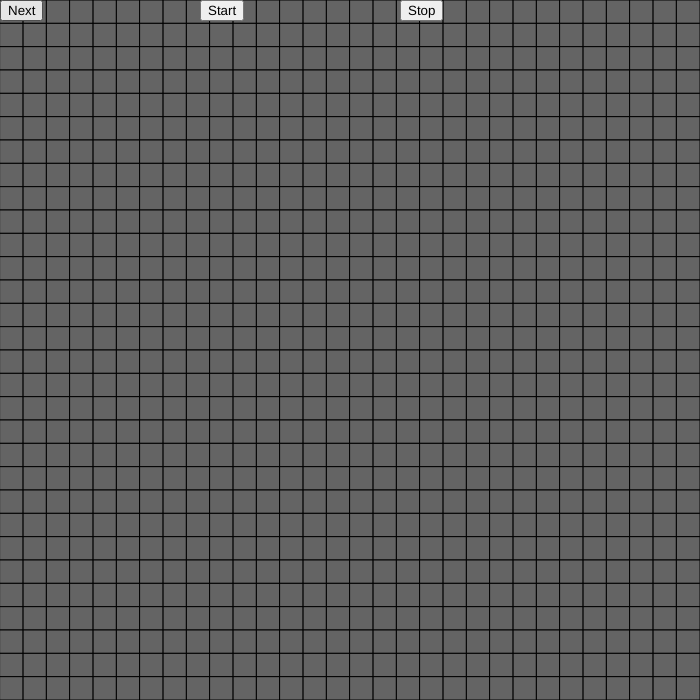
Frame 1 (no input)
Frame 60 (no input): identical to frame 1, image omitted
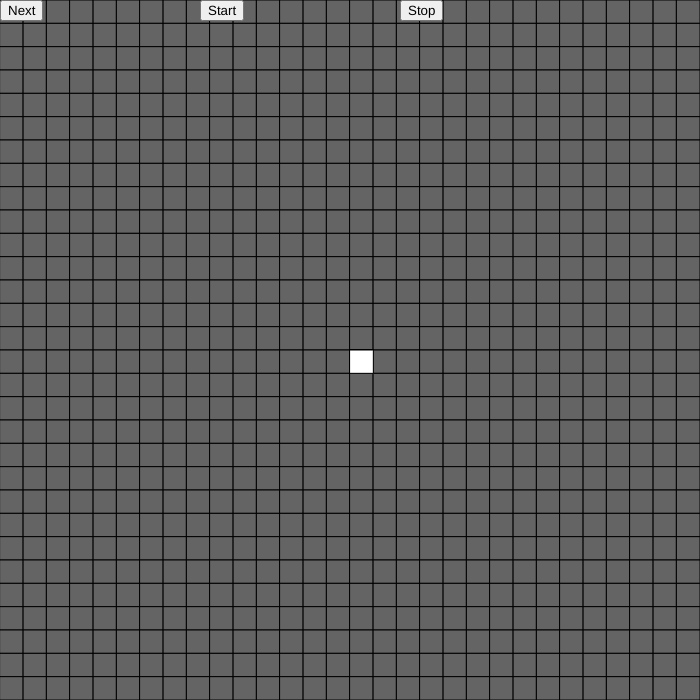
Frame 120 (the mouse pressed at the canvas centre since frame 60)

The p5.js sketch that drew these frames (run headless with seeded random() and noise() and a simulated clock; from frame 60 on, the mouse is pressed at the canvas centre):

// p5.js sketch
// ── sketch.js
var col = 30;
var row = 30;
var u = [];
var b = false;
var f = true;
var gen = 1;
var cellsN = [];
let button;
let start;
let stop;
var canvasx = 700;
var canvasy = 700;
var rs = canvasx/col;
var stop_g = true;

function setup() {
  createCanvas(canvasx, canvasy);
  background(0);
  for(var i = 0; i<col ; i++){
    u[i] = [];
    cellsN[i] = [];
     for(var j = 0; j<row ; j++){
        u[i][j] = new grid(i*canvasx/col,j*canvasy/row,i,j);
        cellsN[i][j] = 0;
     }
  }
  button = createButton('Next');
  button.position(0,0, 65);
  button.mousePressed(game);
  start = createButton('Start');
  start.position(200,0, 65);
  start.mousePressed(start_game);
  stop = createButton('Stop');
  stop.position(400,0, 65);
  stop.mousePressed(stop_game);
  timer = 1000;
}

function draw() {
  if(stop_g == false){
   if (frameCount % 60 == 0) { 
      game(); 
    } 
  }else{
    for(var i = 0; i<col ; i++){
       for(var j = 0; j<row ; j++){
          u[i][j].clicked();
       }
    }
  }
}

class grid{
  constructor(x,y,i,j){
    this.i = i;
    this.j = j;
    this.x = x;
    this.y = y;
    this.v = 0;
    fill(100);
    stroke(0);
    rect(this.x,this.y,rs,rs);
  }
  death(){
    fill(0);
    rect(this.x,this.y,rs,rs); 
  }
  
  state(){
   if(this.v == 1){
        fill(255);
        rect(this.x,this.y,rs,rs);
   }else{
       fill(100);
       rect(this.x,this.y,rs,rs);
   }
  }
  
  clicked(){
      var offx = this.x+(rs/col*6);
      var offy = this.y+(rs/col*6);
      var d = dist(mouseX,mouseY,offx,offy);
    
      if(b && f==false && d<10 && this.v==1){
        print("RIP");
        fill(100);
        this.v = 0;
        rect(this.x,this.y,rs,rs);
      }
      if(b && f==false && d<10){
        print("YES");
        fill(255);
        this.v = 1;
        rect(this.x,this.y,rs,rs);
      }
  }
  
}

function mousePressed() {
  b = true;
  f = false;
}
function mouseReleased(){
  b = false;
  f = true;
}

function start_game(){
  stop_g=false;
}
function stop_game(){
  stop_g = true; 
}

function game(gen){
  for(var i = 1 ; i< col-1 ; i++ ){
     for (var j = 1; j< row-1 ; j++){
       var c = 0;
       for ( var a = -1; a <2 ; a++){
          for ( var b = -1; b<2; b++){
             if(u[i+a][j+b].v==1 && i+a>=0 && j+b>=0){
                c+=1;
             }
          }
       }
           if(u[i][j].v == 1){
              c -= 1;
           }
          if(u[i][j].v == 0 && c==3){
             cellsN[i][j] = 1;
            }
                    
          if(c > 3 || c < 2) {
            cellsN[i][j] = 0;
           }
         if(c<=3 && c>=2 && u[i][j].v==1){
            cellsN[i][j] = 1; 
         }
       }
  }
  for(var c = 0 ; c < col-1 ; c++ ){
     for (var p = 0; p < row-1 ; p++){
       u[c][p].v = cellsN[c][p];
       u[c][p].state();
       cellsN[c][p] = u[c][p].v;
     }
  }
}
